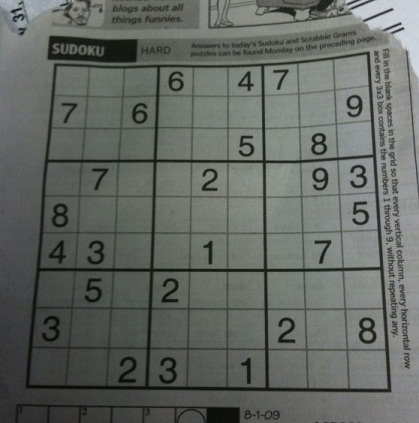
#> input picture computer_vision/images/sudoku.jpg, 419 x 423 px
$ python gradients.py   (older library calls are emulated)
#> lines starting #> are read from the running program, lines starting #| are printed output that depends on the picture
import cv2
import numpy as np
from matplotlib import pyplot as plt

img = cv2.imread('./images/sudoku.jpg', 0)
#> img: shape (423, 419); min 5, max 218, mean 101.9

laplacian = cv2.Laplacian(img, cv2.CV_64F)
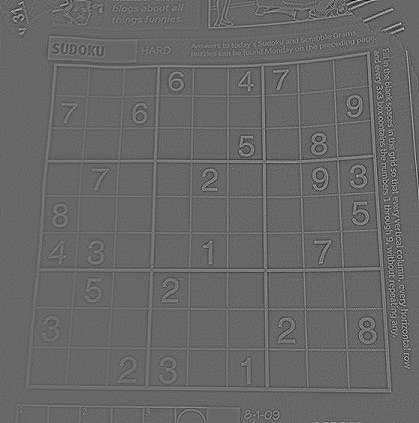
#> laplacian: shape (423, 419) float64; min -192, max 281, mean 0; drawn with min black and max white
sobelx = cv2.Sobel(img, cv2.CV_64F, 1, 0, ksize=5)
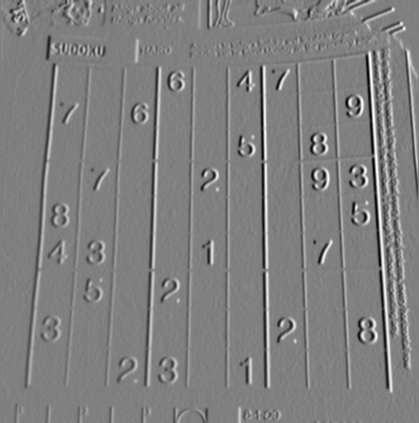
#> sobelx: shape (423, 419) float64; min -5263, max 5236, mean 21.3; drawn with min black and max white
sobely = cv2.Sobel(img, cv2.CV_64F, 0, 1, ksize=5)
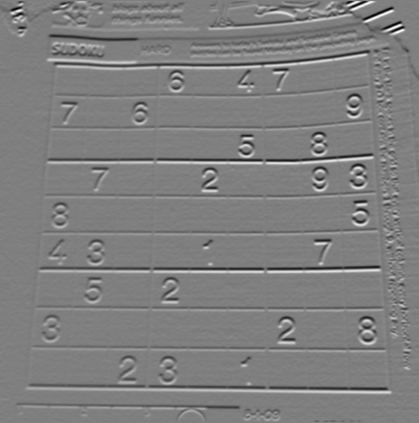
#> sobely: shape (423, 419) float64; min -6276, max 6254, mean -16.4; drawn with min black and max white

plt.subplot(2, 2, 1), plt.imshow(img, cmap='gray')
plt.title('Original')
plt.subplot(2, 2, 2), plt.imshow(laplacian, cmap='gray')
plt.title('laplacian')
plt.subplot(2, 2, 3), plt.imshow(sobelx, cmap='gray')
plt.title('sobelx')
plt.subplot(2, 2, 4), plt.imshow(sobely, cmap='gray')
plt.title('sobely')

plt.show()
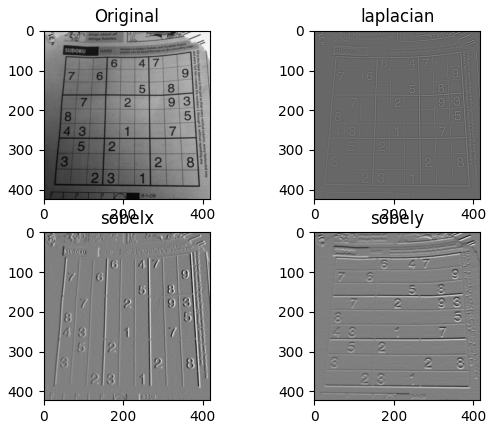
#> figure drawn by matplotlib, 4 panels

$ run again, with computer_vision/images/zidane.jpg copied over computer_vision/images/sudoku.jpg
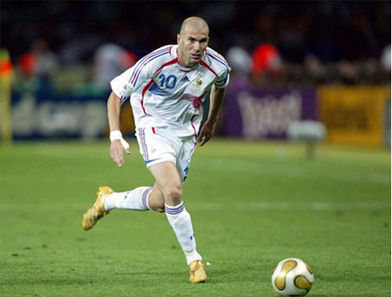
#> input picture computer_vision/images/zidane.jpg, 392 x 297 px
#> `laplacian = cv2.Laplacian(img, cv2.CV_64F)`:
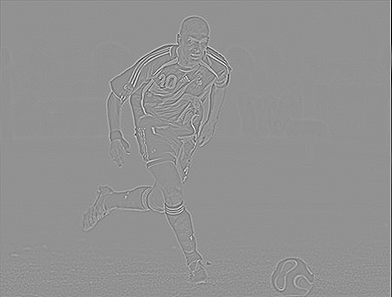
#> laplacian: shape (297, 392) float64; min -424, max 316, mean -0.4; drawn with min black and max white
#> `sobely = cv2.Sobel(img, cv2.CV_64F, 0, 1, ksize=5)`:
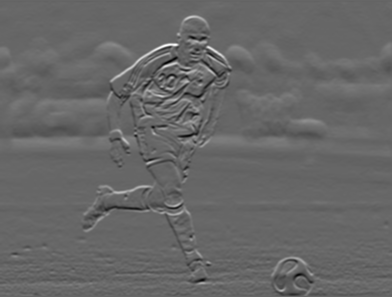
#> sobely: shape (297, 392) float64; min -7639, max 11295, mean 45.5; drawn with min black and max white

$ run again, with computer_vision/images/gradient.png saved as computer_vision/images/sudoku.jpg
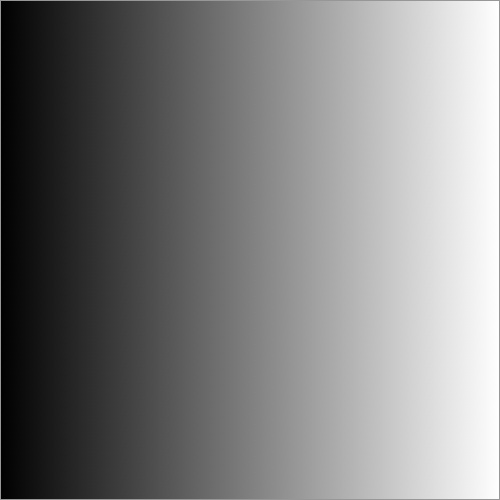
#> input picture computer_vision/images/gradient.png, 500 x 500 px
#> img is the input picture: shape (500, 500); min 0, max 255, mean 127.7
#> `sobelx = cv2.Sobel(img, cv2.CV_64F, 1, 0, ksize=5)`:
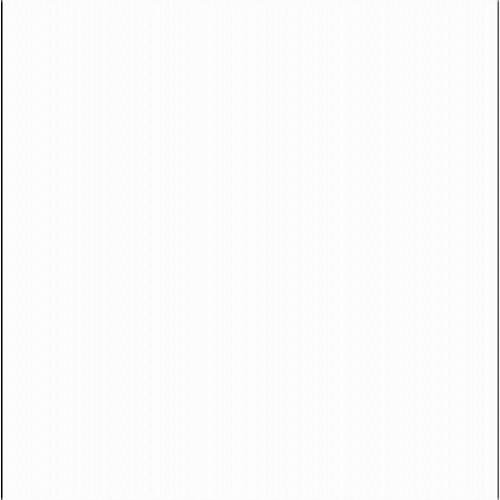
#> sobelx: shape (500, 500) float64; min -4818, max 112, mean 40.4; drawn with min black and max white
#> `plt.show()`:
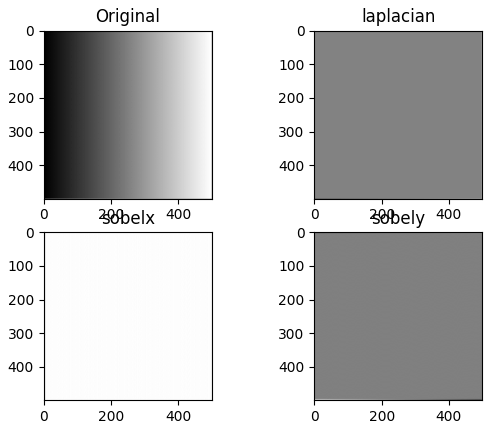
#> figure drawn by matplotlib, 4 panels
